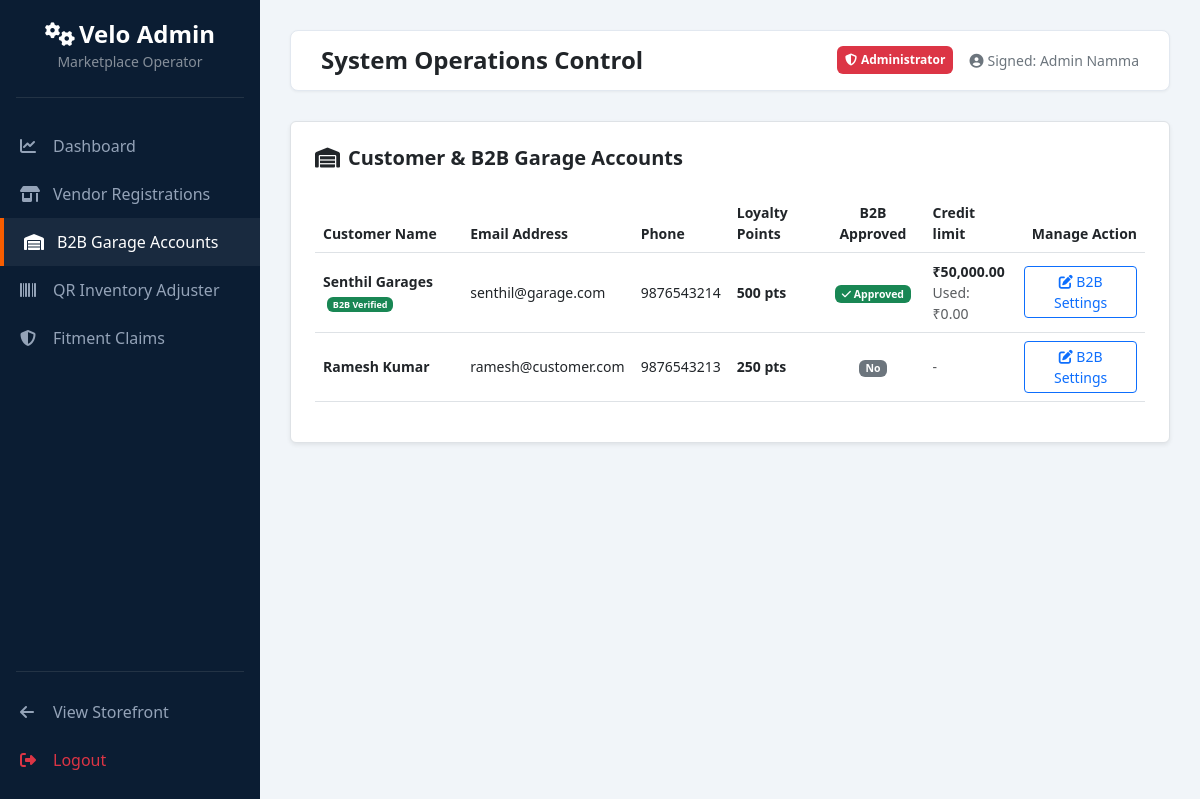
The page /admin/customers.php (signed in) on the database its author committed.
### tables this page shows
CREATE TABLE IF NOT EXISTS users (
    id INT AUTO_INCREMENT PRIMARY KEY,
    name VARCHAR(100) NOT NULL,
    email VARCHAR(150) NOT NULL UNIQUE,
    phone VARCHAR(20),
    password VARCHAR(255) NOT NULL,
    role ENUM('customer', 'admin', 'vendor') NOT NULL DEFAULT 'customer',
    loyalty_points INT DEFAULT 0,
    referral_code VARCHAR(50) UNIQUE,
    referred_by INT,
    is_b2b_approved TINYINT(1) DEFAULT 0,
    b2b_credit_limit DECIMAL(10,2) DEFAULT 0.00,
    b2b_credit_used DECIMAL(10,2) DEFAULT 0.00,
    login_attempts INT DEFAULT 0,
    lockout_until DATETIME DEFAULT NULL,
    created_at TIMESTAMP DEFAULT CURRENT_TIMESTAMP,
    FOREIGN KEY (referred_by) REFERENCES users(id) ON DELETE SET NULL
);

### includes/functions.php (called while the page is built, shortened)
<?php
function esc($string) {
    return htmlspecialchars($string ?? '', ENT_QUOTES, 'UTF-8');
}
function format_price($amount) {
    return '₹' . number_format($amount, 2);
}

### admin/customers.php (the view, shortened to what this page needs)
<?php
require_once __DIR__ . '/includes/header.php';
try {
    $stmt = $pdo->query("SELECT * FROM users WHERE role = 'customer' ORDER BY is_b2b_approved DESC, name ASC");
    $customers = $stmt->fetchAll();
} catch (PDOException $e) {
    die("Database Error fetching users: " . $e->getMessage());
}
?>
<div class="card p-4 border shadow-sm bg-white">
    <h5 class="fw-bold mb-4 text-dark"><i class="fa fa-warehouse text-orange me-2"></i>Customer & B2B Garage Accounts</h5>
    <div class="table-responsive">
        <table class="table align-middle small table-hover">
            <thead>
                <tr>
                    <th>Customer Name</th>
                    <th>Email Address</th>
                    <th>Phone</th>
                    <th>Loyalty Points</th>
                    <th class="text-center">B2B Approved</th>
                    <th>Credit limit</th>
                    <th class="text-end">Manage Action</th>
                </tr>
            </thead>
            <tbody>
                <?php if (count($customers) > 0): ?>
                    <?php foreach ($customers as $c): ?>
                        <tr>
                            <td>
                                <strong><?php echo esc($c['name']); ?></strong>
                                <?php if ($c['is_b2b_approved']): ?>
                                    <span class="badge bg-success ms-1" style="font-size: 9px;">B2B Verified</span>
                                <?php endif; ?>
                            </td>
                            <td><?php echo esc($c['email']); ?></td>
                            <td><?php echo esc($c['phone']); ?></td>
                            <td class="fw-bold"><?php echo $c['loyalty_points']; ?> pts</td>
                            <td class="text-center">
                                <?php if ($c['is_b2b_approved']): ?>
                                    <span class="badge bg-success"><i class="fa fa-check"></i> Approved</span>
                                <?php else: ?>
                                    <span class="badge bg-secondary">No</span>
                                <?php endif; ?>
                            </td>
                            <td>
                                <?php if ($c['is_b2b_approved']): ?>
                                    <strong><?php echo format_price($c['b2b_credit_limit']); ?></strong>
                                    <span class="d-block text-xs text-muted">Used: <?php echo format_price($c['b2b_credit_used']); ?></span>
                                <?php else: ?>
                                    <span class="text-muted">-</span>
                                <?php endif; ?>
                            </td>
                            <td class="text-end">
                                <button class="btn btn-sm btn-outline-primary py-1 px-3" data-bs-toggle="modal" data-bs-target="#b2bModal_<?php echo $c['id']; ?>">
                                    <i class="fa fa-edit"></i> B2B Settings
                                </button>
                            </td>
                        </tr>
                    <?php endforeach; ?>
                <?php else: ?>
                    <tr><td colspan="7" class="text-center py-4 text-muted">No customer accounts registered.</td></tr>
                <?php endif; ?>
            </tbody>
        </table>
    </div>
</div>
<?php
require_once __DIR__ . '/includes/footer.php';
?>

### admin/includes/header.php (style rules this page uses)
:root { --primary-color: #0b1d33; --accent-color: #f75d00; --sidebar-width: 260px; }
body { background-color: #f1f5f9; font-family: 'Segoe UI', Tahoma, Geneva, Verdana, sans-serif; }

### rows shown on the page
users: name "Senthil Garages", is_b2b_approved "B2B Verified", email "senthil@garage.com", phone "9876543214", loyalty_points "500", b2b_credit_limit "₹50,000.00", b2b_credit_used "₹0.00"
users: name "Ramesh Kumar", email "ramesh@customer.com", phone "9876543213", loyalty_points "250", is_b2b_approved "No"

### other values the page prints
$_SESSION['user_name'] "Admin Namma"
